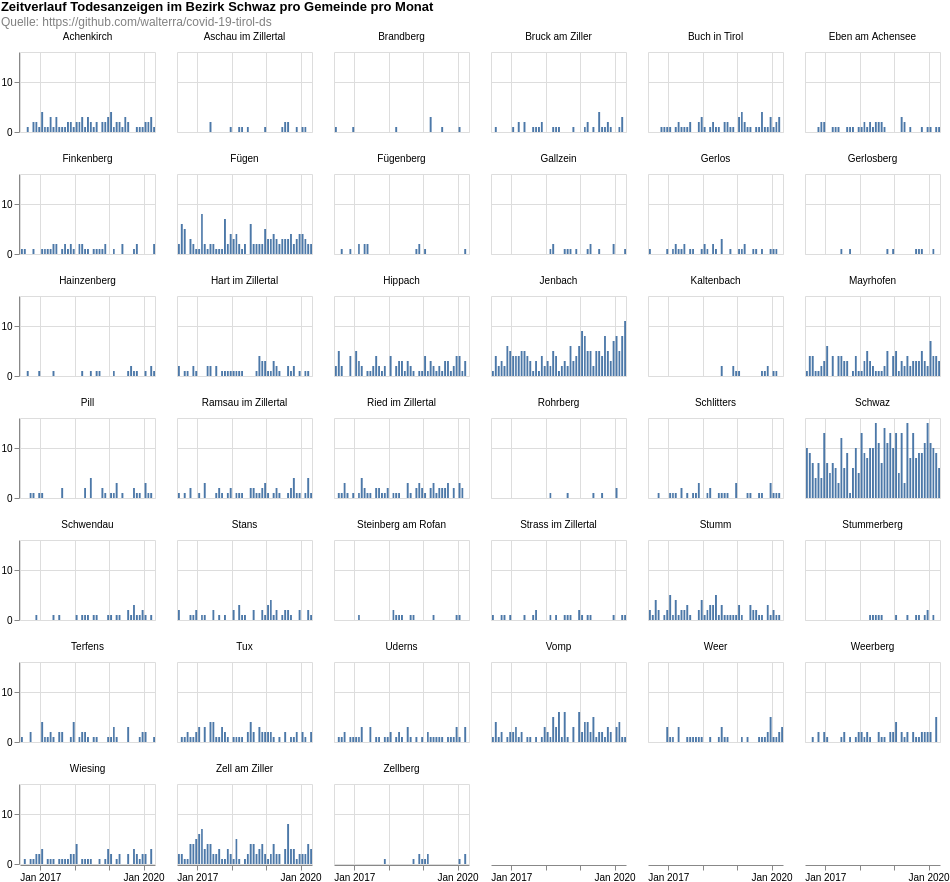

Write the Vega-Lite specification saved for this chart.
### Vega-Lite specification from a JSON file in a GitHub repository (floating-point values rounded to 4 significant figures; data arrays with more than 128 entries replaced by an {"elided": "..."} marker saying what was removed)
{"$schema": "https://vega.github.io/schema/vega-lite/v4.8.1.json", "columns": 6, "config": {"view": {"continuousHeight": 300, "continuousWidth": 400}}, "data": {"name": "data-7384791ecb770af4244d2ab5866a910d"}, "datasets": {"data-7384791ecb770af4244d2ab5866a910d": {"elided": "2150 records"}}, "facet": {"field": "municipaly", "title": null, "type": "nominal"}, "padding": 0, "spec": {"layer": [{"encoding": {"tooltip": [{"field": "date", "timeUnit": "yearmonth", "type": "temporal"}, {"aggregate": "sum", "field": "count", "type": "quantitative"}], "x": {"field": "date", "timeUnit": "yearmonth", "title": null, "type": "temporal"}, "y": {"aggregate": "sum", "field": "count", "title": null, "type": "quantitative"}}, "height": 80, "mark": "bar", "width": 135}]}, "title": {"color": "black", "subtitle": ["Quelle: https://github.com/walterra/covid-19-tirol-ds"], "subtitleColor": "gray", "text": ["Zeitverlauf Todesanzeigen im Bezirk Schwaz pro Gemeinde pro Monat"]}}
